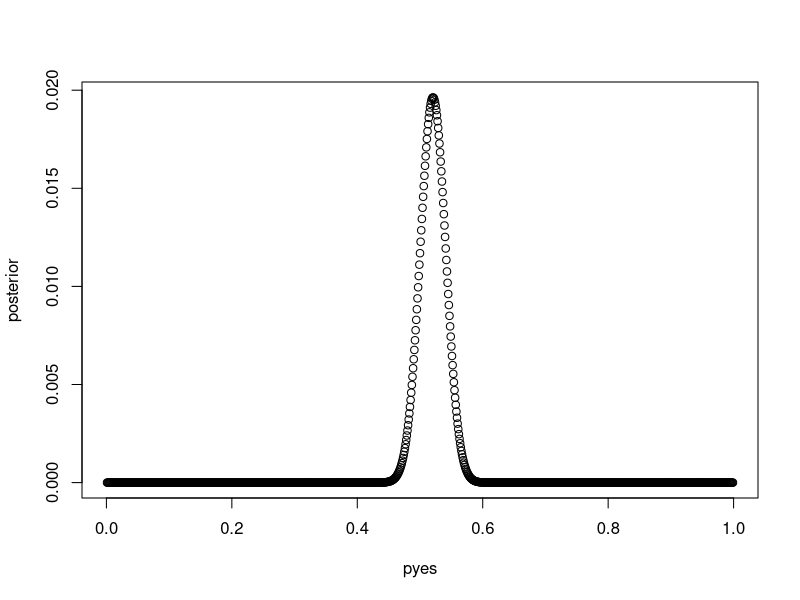

Write R code to recreate this figure.
nmodels=1000-1
minp=0
maxp=1

alpha=.05

Npeople=225778000
nsample=603
observedyes=314

pyes=minp+(maxp-minp)*(1:nmodels)/(nmodels+1)
Kyes=round(Npeople*pyes)

prior=rep(1/nmodels,nmodels)
posterior=dhyper(observedyes,Kyes,Npeople-Kyes,nsample)*prior
posterior=posterior/sum(posterior)

#quartz()
plot(pyes,posterior)


csposterior=cumsum(posterior)
Kyes[which(csposterior<=1-alpha/2 & csposterior >= alpha/2)]/Npeople

